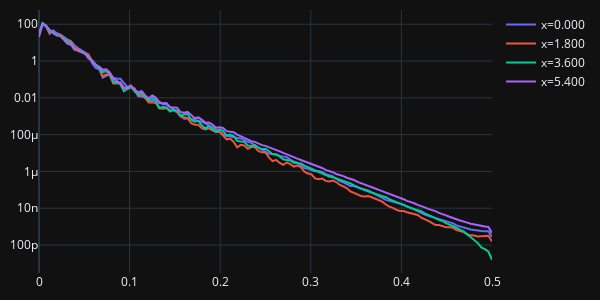

Notebook code for this chart:
### Markdown cell above
### PSD

### Code cell
welsh_psd_fig = get_welsh_psd(x_np, u_traj_np, RESOLUTION)
welsh_psd_fig.show()

### Figure 1 — Plotly figure (JSON) as saved in the notebook; plotly's stock layout.template omitted (floating-point values rounded to 4 significant figures; data arrays with more than 128 entries replaced by an {"elided": "..."} marker saying what was removed)
{"data": [{"mode": "lines", "name": "x=0.000", "type": "scatter", "x": {"elided": "129 float values"}, "y": {"elided": "129 float values"}}, {"mode": "lines", "name": "x=1.800", "type": "scatter", "x": {"elided": "129 float values"}, "y": {"elided": "129 float values"}}, {"mode": "lines", "name": "x=3.600", "type": "scatter", "x": {"elided": "129 float values"}, "y": {"elided": "129 float values"}}, {"mode": "lines", "name": "x=5.400", "type": "scatter", "x": {"elided": "129 float values"}, "y": {"elided": "129 float values"}}], "layout": {"autosize": false, "height": 300, "margin": {"b": 10, "l": 10, "r": 10, "t": 10}, "width": 600, "yaxis": {"type": "log"}}}
